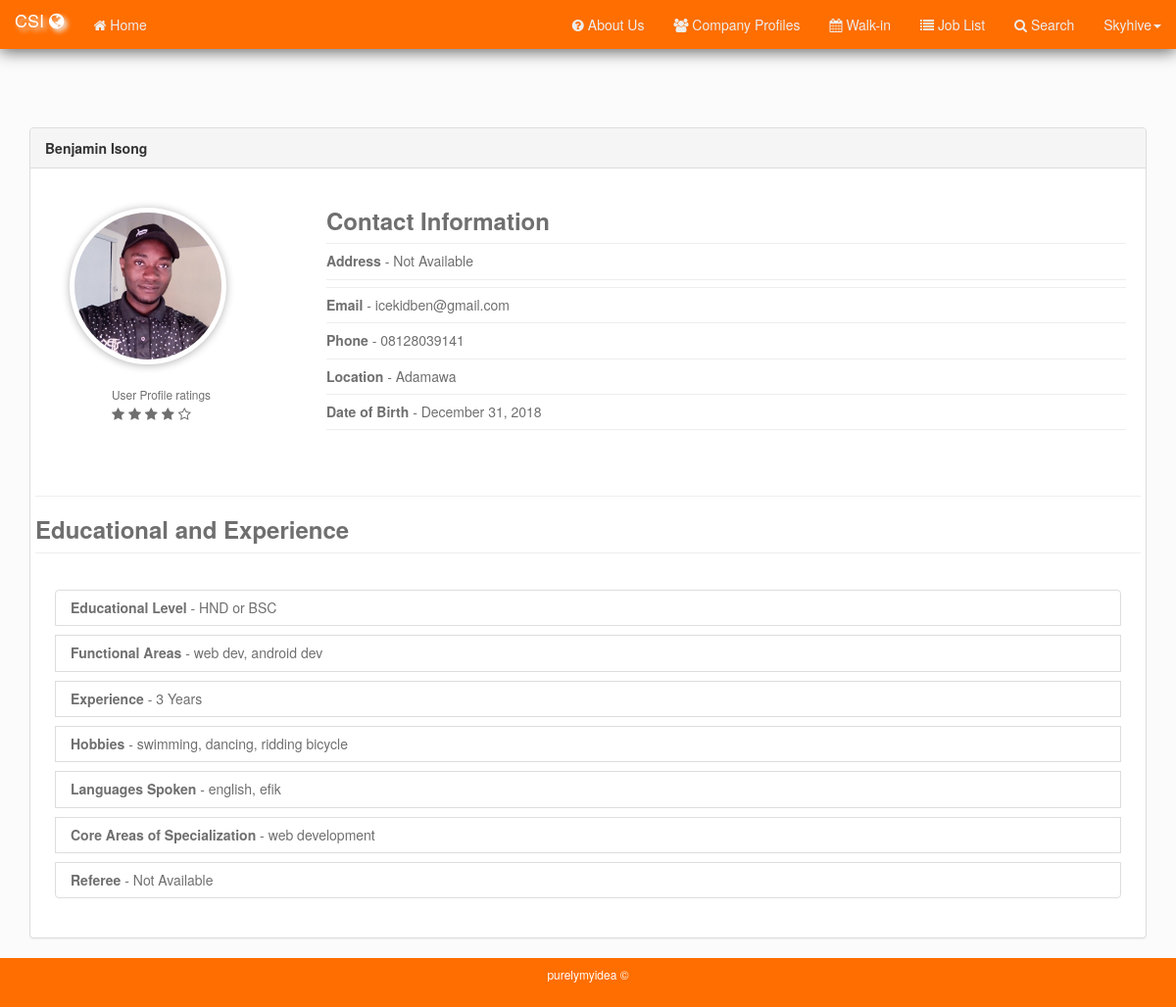
/view_user.php?id=12&table=users (signed in), run on the app's committed database.
### tables this page shows
CREATE TABLE `users` (
  `id` int(11) NOT NULL,
  `acc_type` int(11) NOT NULL,
  `fname` varchar(191) NOT NULL,
  `lname` varchar(191) NOT NULL,
  `dob` varchar(50) NOT NULL,
  `location` varchar(191) NOT NULL,
  `address` text DEFAULT NULL,
  `hashed_pass` varchar(255) NOT NULL,
  `email` varchar(191) NOT NULL,
  `phone` varchar(191) NOT NULL,
  `image` varchar(250) DEFAULT NULL,
  `created_at` varchar(255) NOT NULL
);

CREATE TABLE `resume` (
  `id` int(11) NOT NULL,
  `user_id` int(11) NOT NULL,
  `exp` int(11) DEFAULT NULL,
  `edu` int(11) DEFAULT NULL,
  `fun_areas` varchar(255) DEFAULT NULL,
  `hobbies` varchar(255) DEFAULT NULL,
  `lang` varchar(255) DEFAULT NULL,
  `core_area` varchar(255) DEFAULT NULL,
  `referee` varchar(255) NOT NULL
);

### core/functionality.php (called while the page is built, shortened)
<?php
function getOne($id, $table){
    global $conn;
    $sql = "SELECT * FROM $table WHERE id = '$id'";
    $parser = mysqli_query($conn, $sql) or die(mysqli_error($conn));
    $_data = mysqli_fetch_array($parser);
    return $_data;
}
function getUserCv($id){
    global $conn;
    $sql = "SELECT * FROM resume WHERE user_id = '$id'";
    $parser = mysqli_query($conn, $sql) or die(mysqli_error($conn));
    $_data = mysqli_fetch_array($parser);
    return $_data;
}
function getMinReq($id){
    $var = null;
    switch ($id){
        case 4:
            $var = "HND or BSC";
            break;
    }
    return $var;
}
function getUStars($id){
    $user_data = getOne($id, 'users');
    if($user_data != null){
        $star = 0.5;
        if($user_data['image'] != '' or $user_data['image'] != null ){
            $star = $star + 1;
        }
        $user_cv = getUserCv($user_data['id']);
        if(count($user_cv)>0){
            $star = $star + 1;
            if($user_cv['edu'] >= 6){
                $star = $star + 1;
            }elseif ($user_cv['edu'] >= 3){
                $star = $star + 0.5;
            }
            if($user_cv['core_area'] != '' or $user_cv['core_area'] != null ){
                $star = $star + 0.5;
            }
            if($user_cv['exp'] != '' or $user_cv['exp'] != null ){
                $star = $star + 0.5;
            }
        }
        return $star;
    }
}

### core/path_data.php (called while the page is built)
<?php
    if(isset($_GET['id']) && isset($_GET['table'])){
        $data = getOne($_GET['id'], $_GET['table']);
    }

### view_user.php (the view, shortened to what this page needs)
<?php
include_once ('config/director.php');
include_once('layout/header.php');
include_once ('core/functionality.php');
include_once ('core/path_data.php');
?>
<br>
<br>
<div style="min-height: 550px">
    <div class="panel panel-default">
        <div class="panel-heading">
            <b><?php
                echo ucfirst($data['fname'])  . " " . ucfirst($data['lname']);
                $user_cv = getUserCv($data['id']);
                ?>
            </b>
        </div>
        <div class="panel-body" style="margin: 0; padding: 0">
            <?php
            if(count($user_cv) < 1){ ?>
                <h3 class="text-center" style="padding: 20px;"> <b><?php echo ucfirst($data['fname']) ?> does not have a Digital CV to preview.</b></h3>
            <?php }else{ ?>
                <div class="row" style="padding: 20px">
                    <div class="col-xs-3">
                        <?php
                            if($data['image'] == '' or $data['image'] == null){
                                $img = 'public/assets/default.png';
                            } else{
                                $img = $data['image'];
                            }
                        ?>
                        <img class="img-circle img-fit" src="<?php echo "public/uploads/". $img;?>" alt="" style="margin: 20px">
                        <br>
                        <p style="padding-left: 25%">
                            <small>User Profile ratings</small><br>
                            <b>
                                <?php
                                $uk = getUStars($data['id']);
                                $k=0;
                                for($k; $k < $uk; $k++){}
                                $key = $k - $uk;
                                if($key > 0){
                                    for($v = 0; $v < $uk; $v++){
                                        if($v!==0)
                                            echo "<i class='fa fa-star'></i> ";
                                        $i = $v;
                                    }
                                    $r = $uk - ($i - 1);
                                    $c = 0;
                                    if($r > 0){
                                        $c = 5 - ($i+1);
                                        echo "<i class='fa fa-star-half-o'></i> ";
                                    }
                                    for($x =0; $x<$c;$x++){
                                        echo "<i class='fa fa-star-o'></i> ";
                                    }
                                }else{
                                    $i = 0;
                                    for($i; $i < $uk; $i++){
                                        echo "<i class='fa fa-star'></i> ";
                                    }
                                    $c = 5 - $i;
                                    for($x =0; $x<$c;$x++){
                                        echo "<i class='fa fa-star-o'></i> ";
                                    }
                                }
                                ?>
                            </b>
                        </p>
                    </div>
                    <div class="col-xs-9">
                        <h3><b>Contact Information</b></h3>
                        <hr style="margin-top:1px; margin-bottom: 7px;">
                        <h5 class="clearfix">
                            <b>Address</b> - <span class=""><?php if( trim($data['address']) == ''){echo 'Not Available';}else{echo $data['address'];} ?></span>
                        </h5>
                        <hr style="margin-top:1px; margin-bottom: 7px;">
                        <hr style="margin-top:1px; margin-bottom: 7px;">
                        <h5 class="">
                            <b>Email</b> - <span class=""><?php if( trim($data['email']) == ''){echo 'Not Available';}else{echo $data['email'];} ?></span>
                        </h5>
                        <hr style="margin-top:1px; margin-bottom: 7px;">
                        <h5 class="">
                            <b>Phone</b> - <span class=""><?php if( trim($data['phone']) == ''){echo 'Not Available';}else{echo $data['phone'];} ?></span>
                        </h5>
                        <hr style="margin-top:1px; margin-bottom: 7px;">
                        <h5 class="">
                            <b>Location</b> - <span class=""><?php if( trim($data['location']) == ''){echo 'Not Available';}else{echo $data['location'];} ?></span>
                        </h5>
                        <hr style="margin-top:1px; margin-bottom: 7px;">
                        <h5 class="">
                            <b>Date of Birth</b> - <span class=""><?php if( trim($data['dob']) == ''){echo 'Not Available';}else{echo date('F d, Y', strtotime($data['dob']));} ?></span>
                        </h5>
                        <hr style="margin-top:1px; margin-bottom: 7px;">
                    </div>
                </div>
                <div class="row" style="padding: 20px">
                    <hr>
                    <h3><b>Educational and Experience</b></h3>
                    <hr style="margin-top:1px; margin-bottom: 7px;">
                    <div style="width: 100%; padding: 20px" class="clearfix">
                        <h5 class="list-group-item">
                            <b>Educational Level</b> -
                            <span class="">
                            <?php echo getMinReq($user_cv['edu']) ?>
                        </span>
                        </h5>
                        <h5 class="list-group-item">
                            <b>Functional Areas</b> -
                            <span class="">
                            <?php
                            echo $user_cv['fun_areas'];
                            ?>
                        </span>
                        </h5>
                        <h5 class="list-group-item">
                            <b>Experience</b> -
                            <span class="">
                            <?php
                            echo $user_cv['exp'];
                            ?>
                                Years
                        </span>
                        </h5>
                        <h5 class="list-group-item">
                            <b>Hobbies</b> -
                            <span class="">
                            <?php
                            echo $user_cv['hobbies'];
                            ?>
                        </span>
                        </h5>
                        <h5 class="list-group-item">
                            <b>Languages Spoken</b> -
                            <span class="">
                            <?php
                            echo $user_cv['lang'];
                            ?>
                        </span>
                        </h5>
                        <h5 class="list-group-item">
                            <b>Core Areas of Specialization</b> -
                            <span class="">
                            <?php
                            echo $user_cv['core_area'];
                            ?>
                        </span>
                        </h5>
                        <h5 class="list-group-item">
                            <b>Referee</b> -
                            <span class="">
                            <?php
                            if(trim($user_cv['referee']) == ''){
                                echo 'Not Available';
                            }else{
                                echo $user_cv['referee'];
                            }
                            ?>
                        </span>
                        </h5>
                    </div>
                </div>
            <?php }
            ?>
        </div>
    </div>
</div>
<?php
include_once 'layout/footer.php';
?>

### layout/header.php (shortened to what this page needs)
<!doctype html>
<html class="no-js" lang="en">
<head>
    <link rel="stylesheet" href="public/css/bootstrap.min.css">
    <link rel="stylesheet" href="public/css/font-awesome.min.css">
    <link rel="stylesheet" href="public/css/main.css">
    <link rel="stylesheet" href="public/css/main.css">
</head>
<body>
<?php
if(isset($_SESSION['c_user_name'])){$user = $_SESSION['c_user_name'];}else{$user = null;}; ?>
    <nav class="navbar navbar-default navbar-fixed-top" id="mnav">
        <div class="container-fluid">
        <div class="navbar-header">
            <a class="navbar-brand" id="" href="index.php">
                CSI <i class="fa fa-globe"></i>
            </a>
        </div>
        <div class="collapse navbar-collapse" id="app-navbar-collapse">
            <ul class="nav navbar-nav" navbar-left>
                <li><a href="index.php" id=""><i class="fa fa-home" ></i> Home </a></li>
            </ul>
            <ul class="nav navbar-nav navbar-right">
                <li>
                    <a href="aboutus.php" id=""><i class="fa fa-question-circle"></i> About Us </a>
                </li>
                <li>
                    <a href="companyprofile.php" id=""><i class="fa fa-group"></i> Company Profiles </a>
                </li>
                <li>
                    <a href="walkin.php" id=""><i class="fa fa-calendar"></i> Walk-in </a>
                </li>
                <li>
                    <a href="topjobs.php" id=""><i class="fa fa-list"></i> Job List </a>
                </li>
                <li>
                    <a href="search.php" id=""><i class="fa fa-search"></i> Search </a>
                </li>
                <?php
                    if($user !== null){
                        ?>
                            <li class="dropdown" id="mydrop">
                                <a href="#" class="dropdown-toggle "  data-toggle="dropdown" role="button" aria-expanded="false">
                                    <?php echo ucfirst($user); ?><i class="caret"></i>
                                </a>
                            </li>
                        <?php
                    } else{ ?>
                        <li ><a href="javascript:void(0);" id="lgbtn" data-toggle="modal" data-target="#myModal">Login
                                <i class="fa fa-sign-in"></i></a>
                        </li>
                    <?php }
                ?>
            </ul>
        </div>
        </div>
    </nav>
<div class="mbody">
    <br>
    <div class="container clearfix">

### layout/footer.php (shortened to what this page needs)
    </div>
</div>
<footer>
    <div class="mfoot">
        <div class="container">
            <div>
                <h6 class="text-center" style="color: white">purelymyidea &copy; </h6>
            </div>
        </div>
    </div>
</footer>
</body>
</html>

### public/css/main.css (style rules this page uses)
body { background-color: #fbfbfb; }
div,span,h1,h2,h3,h4,h5,h6 { color: #6f6f6f }
#mnav { background-color: #fe6e00; border: rgba(238, 238, 238, 0.14); box-shadow: 0px 3px 15px rgba(0, 0, 0, 0.59); }
#mnav a { transition: all 0.2s ease;color:#ededed }
.mbody { margin-top: 70px; min-height: 100vh }
.mfoot { background-color: #fe6e00; min-height: 50px }
.img-fit { width: 100%;max-width: 160px;border: 5px solid #fff;background-color: #fff;box-shadow: 0px 1px 9px rgba(0, 0, 0, 0.3); }

### data on the page
users: fname "Benjamin", lname "Isong", image (picture), email "icekidben@gmail.com", phone "08128039141", location "Adamawa", dob "December 31, 2018"
resume: edu "HND or BSC", fun_areas "web dev, android dev", exp "3", hobbies "swimming, dancing, ridding bicycle", lang "english, efik", core_area "web development"

### other printed values
$user "Skyhive"
